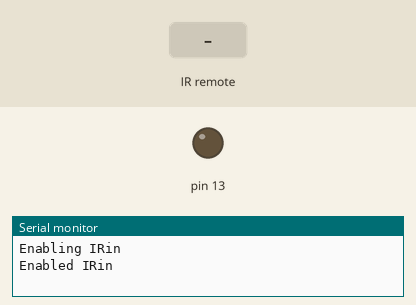
A sketch run on a simulated Arduino Uno, built with avr-gcc and run on an emulated ATmega328P. Shown: output pins drawn as LEDs (lit = HIGH), the last lines printed to the serial monitor. The inputs (shaded band) are chosen by the test bench.

Above: at 1.2 s.
1.3 s: infrared code 0xFD00FF received
At 1.8 s:
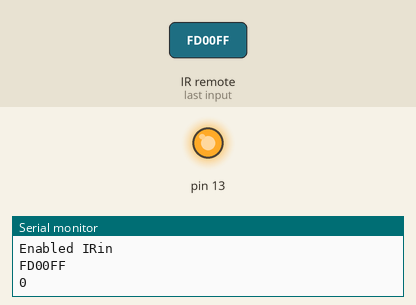
Timing chart, 0 to 4.3 s (numbered marks = the images above; inputs shaded):
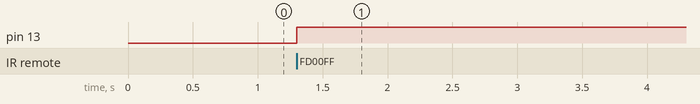

Measured:
- after the input at 1.3 s, pin 13: LOW → HIGH at once

The sketch:

Control_Using_IR_Remote.ino
```cpp
#include <IRremote.h>

int RECV_PIN = 11;
IRrecv irrecv(RECV_PIN);
decode_results results;

void setup() {
  pinMode(13, OUTPUT);
  Serial.begin(9600);
  Serial.println("Enabling IRin");
  irrecv.enableIRIn();
  Serial.println("Enabled IRin");

}

void loop() {
  if(irrecv.decode(&results))
  {
    Serial.println(results.value, HEX);
    irrecv.resume();
    Serial.println(digitalRead(13));
	if (digitalRead(13)==0)
    {
    	if(results.value==0xFD00FF)
    	{
      		digitalWrite(13,HIGH);
    	}
    }
    else
    {
    	if (results.value==0xFD00FF)
    	{
      		digitalWrite(13,LOW);
    	}
    }
  }
}
```
